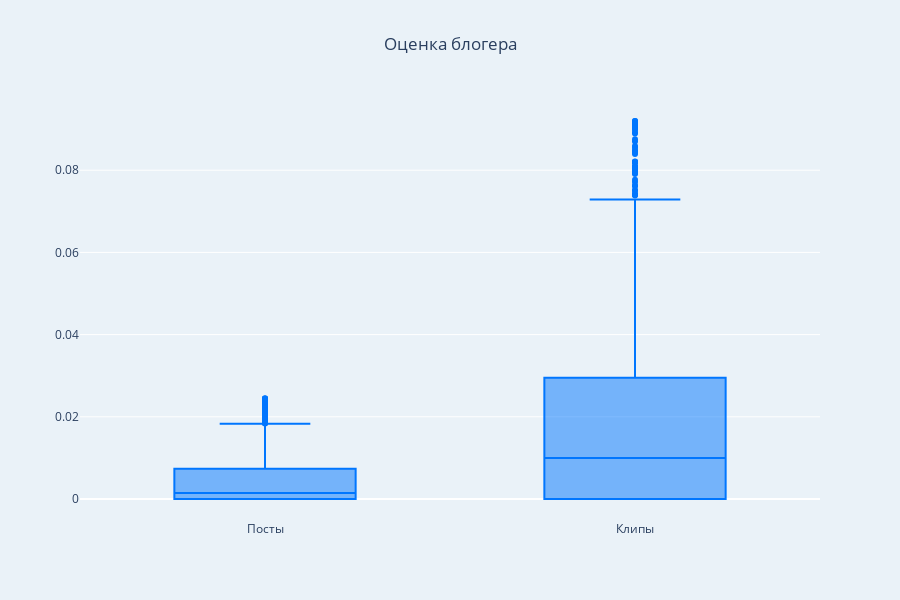

The notebook cell saved with this chart:
### Code cell
fig = go.Figure()

fig.add_trace(go.Box(
    y=df_authors_2['score_posts'],
    name='Посты',
    boxpoints='outliers',
    marker_color='#0076fe',
    line_color='#0076fe', 
    ))

fig.add_trace(go.Box(
    y=df_authors_2['score_clips'],
    name='Клипы',
    boxpoints='outliers',
    marker_color='#0076fe',
    line_color='#0076fe', 
    ))

fig.update_layout(
    title='Оценка блогера',
    title_x=0.5,
    xaxis_title='',
    yaxis_title='',
    xaxis_tickangle=0,
    height=600,
    showlegend=False,
    plot_bgcolor='#eaf2f8',
    paper_bgcolor='#eaf2f8'
)

### Figure 1 — Plotly figure (JSON) as saved in the notebook; plotly's stock layout.template omitted (floating-point values rounded to 4 significant figures; data arrays with more than 128 entries replaced by an {"elided": "..."} marker saying what was removed)
{"data": [{"boxpoints": "outliers", "line": {"color": "#0076fe"}, "marker": {"color": "#0076fe"}, "name": "Посты", "type": "box", "y": {"elided": "1613 float values"}}, {"boxpoints": "outliers", "line": {"color": "#0076fe"}, "marker": {"color": "#0076fe"}, "name": "Клипы", "type": "box", "y": {"elided": "1613 float values"}}], "layout": {"height": 600, "paper_bgcolor": "#eaf2f8", "plot_bgcolor": "#eaf2f8", "showlegend": false, "title": {"text": "Оценка блогера", "x": 0.5}, "xaxis": {"tickangle": 0, "title": {"text": ""}}, "yaxis": {"title": {"text": ""}}}}
